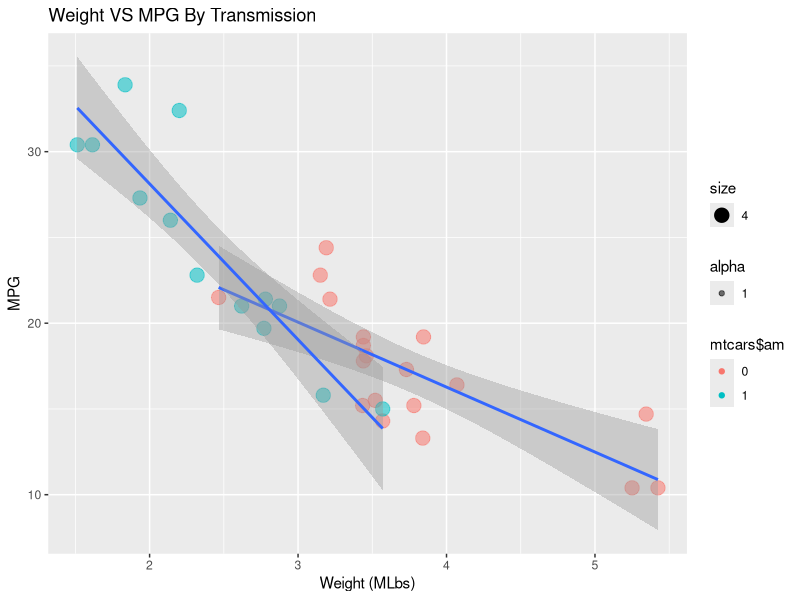
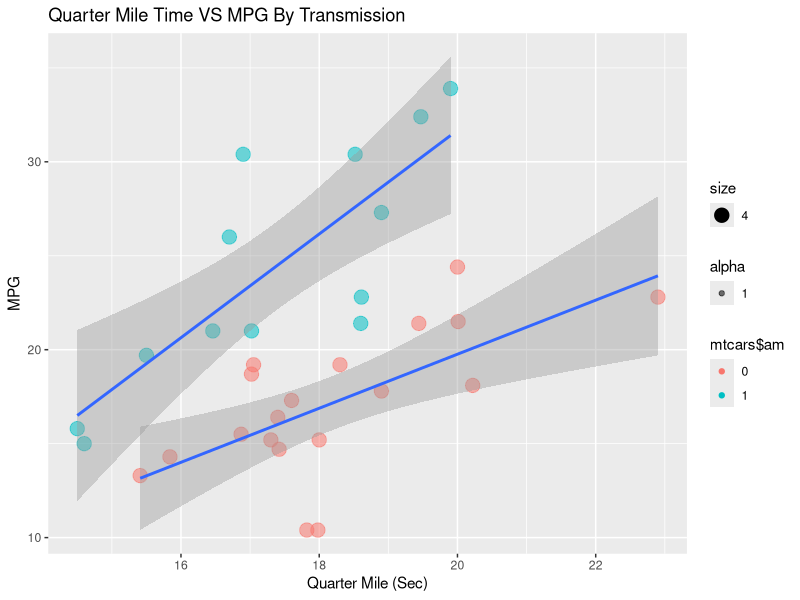
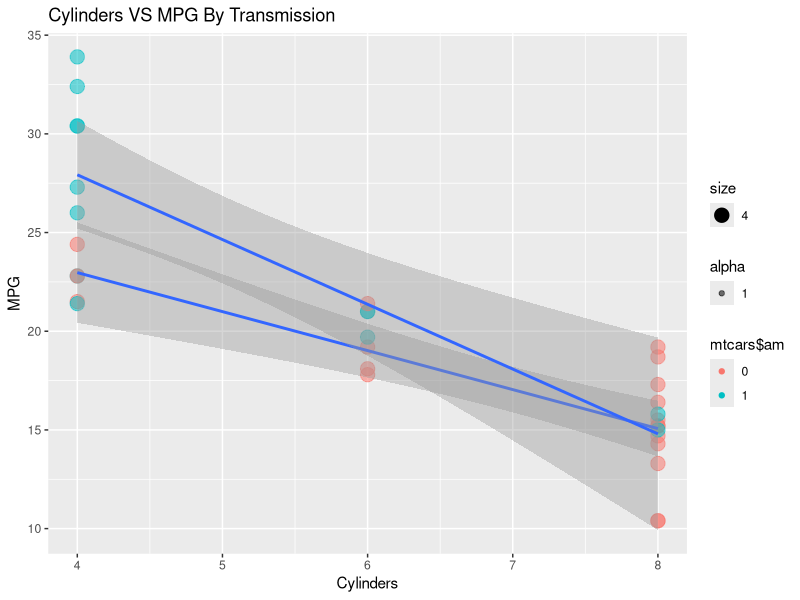
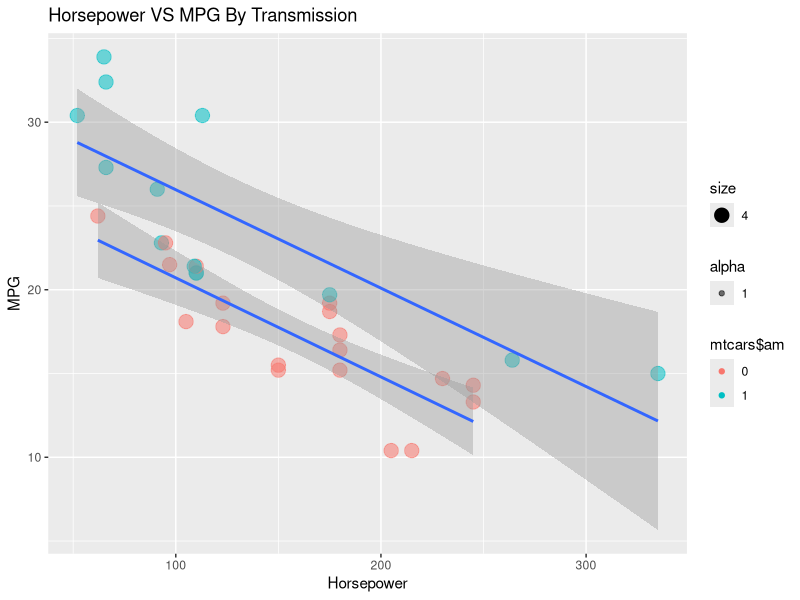
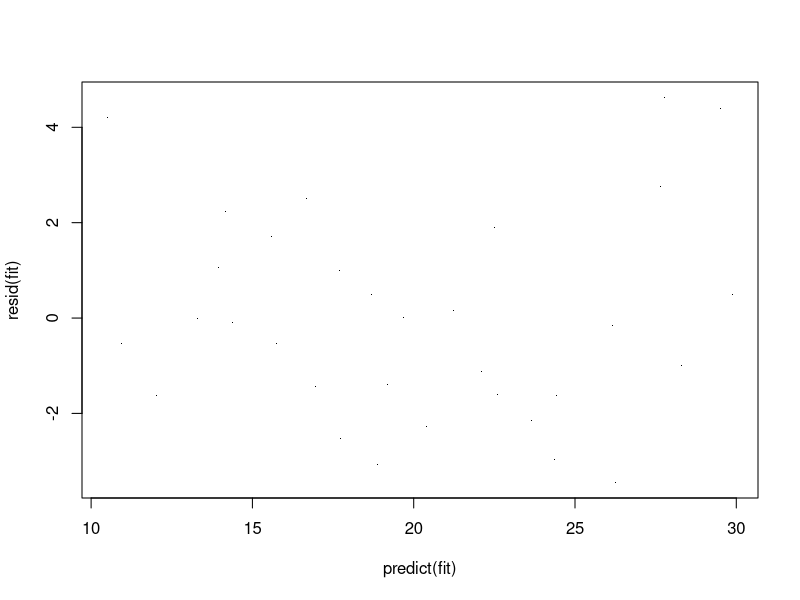
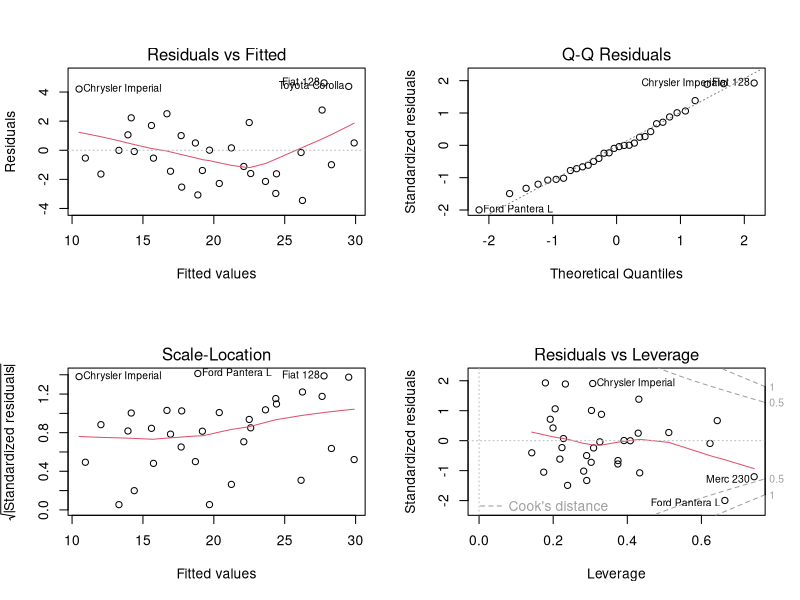

Recreate these plots in R, in order.
## ---- chunk 1
library(datasets)
data(mtcars)
mtcars$am <- factor(mtcars$am)
fit <- lm(mpg~.,mtcars)
## ---- chunk 2
summary(fit)$coef
## ---- chunk 3
library(datasets)
data(mtcars)
mtcars$am <- factor(mtcars$am)
fit1 <- step(lm(mpg~.,mtcars))
## ---- chunk 4
summary(fit1)$coef
## ---- chunk 5
library(datasets)
data(mtcars)
fit2a <- lm(mpg~factor(am),mtcars)
fit2b <- lm(mpg~factor(am)+wt,mtcars)
fit2c <- lm(mpg~factor(am)+wt+qsec,mtcars)
anova(fit2a,fit2b,fit2c)
## ---- chunk 6
mtman <- subset(mtcars,mtcars$am==1)
mtauto <- subset(mtcars,mtcars$am==0)
## ---- chunk 7
mean(mtauto$mpg)
mean(mtman$mpg)
## ---- chunk 8
library("ggplot2")
mtcars$am <- factor(mtcars$am)
g <- ggplot(mtcars, aes(mtcars$wt,mtcars$mpg)) 
p <- g + geom_point(aes(color = mtcars$am,size = 4, alpha = 1)) + geom_smooth(aes(mtcars$wt,mtcars$mpg, group = mtcars$am),method='lm') + labs(title = "Weight VS MPG By Transmission", x = "Weight (MLbs)", y = "MPG")
plot(p)
## ---- chunk 9
g1 <- ggplot(mtcars, aes(mtcars$qsec,mtcars$mpg)) 
p1 <- g1 + geom_point(aes(color = mtcars$am,size = 4, alpha = 1))+geom_smooth(aes(mtcars$qsec,mtcars$mpg, group = mtcars$am),method='lm') + labs(title = "Quarter Mile Time VS MPG By Transmission", x = "Quarter Mile (Sec)", y = "MPG")
plot(p1)
## ---- chunk 10
g2 <- ggplot(mtcars, aes(mtcars$cyl,mtcars$mpg)) 
p2 <- g2 + geom_point(aes(color = mtcars$am,size = 4, alpha = 1))+geom_smooth(aes(mtcars$cyl,mtcars$mpg, group = mtcars$am),method='lm') + labs(title = "Cylinders VS MPG By Transmission", x = "Cylinders", y = "MPG")
plot(p2)
## ---- chunk 11
g3 <- ggplot(mtcars, aes(mtcars$hp,mtcars$mpg)) 
p3 <- g3 + geom_point(aes(color = mtcars$am,size = 4, alpha = 1))+geom_smooth(aes(mtcars$hp,mtcars$mpg, group = mtcars$am),method='lm') + labs(title = "Horsepower VS MPG By Transmission", x = "Horsepower", y = "MPG")
plot(p3)
## ---- chunk 12
plot(predict(fit),resid(fit),pch='.')
## ---- chunk 13
par(mfrow=c(2,2))
plot(fit)
